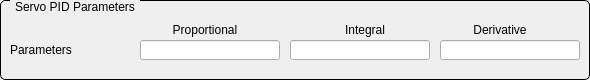
  <widget class="QGroupBox" name="titleGroupBox_7">
   <property name="geometry">
    <rect>
     <x>10</x>
     <y>360</y>
     <width>590</width>
     <height>80</height>
    </rect>
   </property>
   <property name="styleSheet">
    <string notr="true">QGroupBox {
    border: 1px solid black;
    border-radius: 5px;
    margin-top: 0.5em;
}

QGroupBox::title {
    subcontrol-origin: margin;
    left: 10px;
    padding: 0 3px 0 3px;
}</string>
   </property>
   <property name="title">
    <string>Servo PID Parameters</string>
   </property>
   <widget class="QLabel" name="label_22">
    <property name="geometry">
     <rect>
      <x>160</x>
      <y>20</y>
      <width>90</width>
      <height>20</height>
     </rect>
    </property>
    <property name="text">
     <string>Proportional</string>
    </property>
    <property name="alignment">
     <set>Qt::AlignCenter</set>
    </property>
   </widget>
   <widget class="QLabel" name="label_23">
    <property name="geometry">
     <rect>
      <x>330</x>
      <y>20</y>
      <width>70</width>
      <height>20</height>
     </rect>
    </property>
    <property name="text">
     <string>Integral</string>
    </property>
    <property name="alignment">
     <set>Qt::AlignCenter</set>
    </property>
   </widget>
   <widget class="QLabel" name="label_24">
    <property name="geometry">
     <rect>
      <x>460</x>
      <y>20</y>
      <width>80</width>
      <height>20</height>
     </rect>
    </property>
    <property name="text">
     <string>Derivative</string>
    </property>
    <property name="alignment">
     <set>Qt::AlignCenter</set>
    </property>
   </widget>
   <widget class="QLabel" name="label_25">
    <property name="geometry">
     <rect>
      <x>10</x>
      <y>40</y>
      <width>90</width>
      <height>20</height>
     </rect>
    </property>
    <property name="text">
     <string>Parameters</string>
    </property>
    <property name="alignment">
     <set>Qt::AlignLeading|Qt::AlignLeft|Qt::AlignVCenter</set>
    </property>
   </widget>
   <widget class="QELineEdit" name="txtPCOF">
    <property name="geometry">
     <rect>
      <x>140</x>
      <y>40</y>
      <width>140</width>
      <height>20</height>
     </rect>
    </property>
    <property name="variable" stdset="0">
     <string>$(group).PCOF</string>
    </property>
    <property name="displayAlarmStateOption" stdset="0">
     <enum>QEGenericEdit::Never</enum>
    </property>
    <property name="addUnits">
     <bool>false</bool>
    </property>
   </widget>
   <widget class="QELineEdit" name="txtICOF">
    <property name="geometry">
     <rect>
      <x>290</x>
      <y>40</y>
      <width>140</width>
      <height>20</height>
     </rect>
    </property>
    <property name="variable" stdset="0">
     <string>$(group).ICOF</string>
    </property>
    <property name="displayAlarmStateOption" stdset="0">
     <enum>QEGenericEdit::Never</enum>
    </property>
    <property name="addUnits">
     <bool>false</bool>
    </property>
   </widget>
   <widget class="QELineEdit" name="txtDCOF">
    <property name="geometry">
     <rect>
      <x>440</x>
      <y>40</y>
      <width>140</width>
      <height>20</height>
     </rect>
    </property>
    <property name="variable" stdset="0">
     <string>$(group).DCOF</string>
    </property>
    <property name="displayAlarmStateOption" stdset="0">
     <enum>QEGenericEdit::Never</enum>
    </property>
    <property name="addUnits">
     <bool>false</bool>
    </property>
   </widget>
  </widget>
